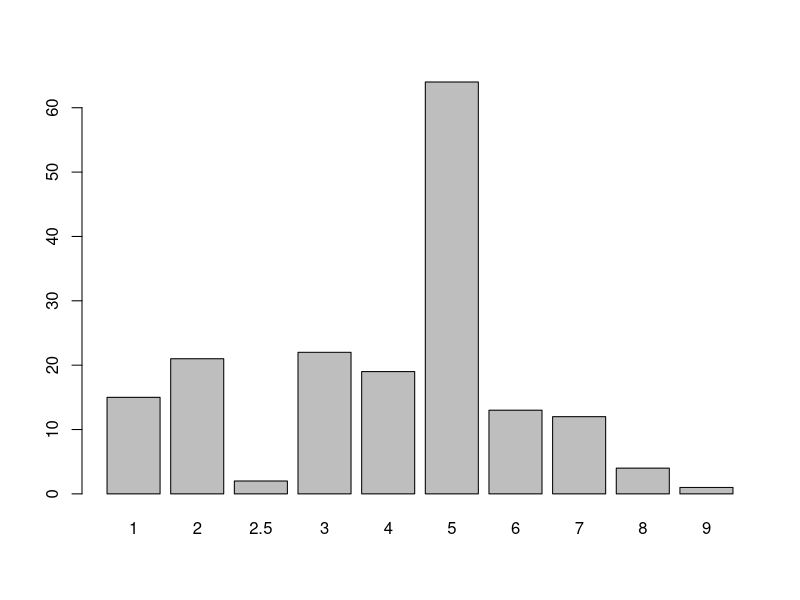
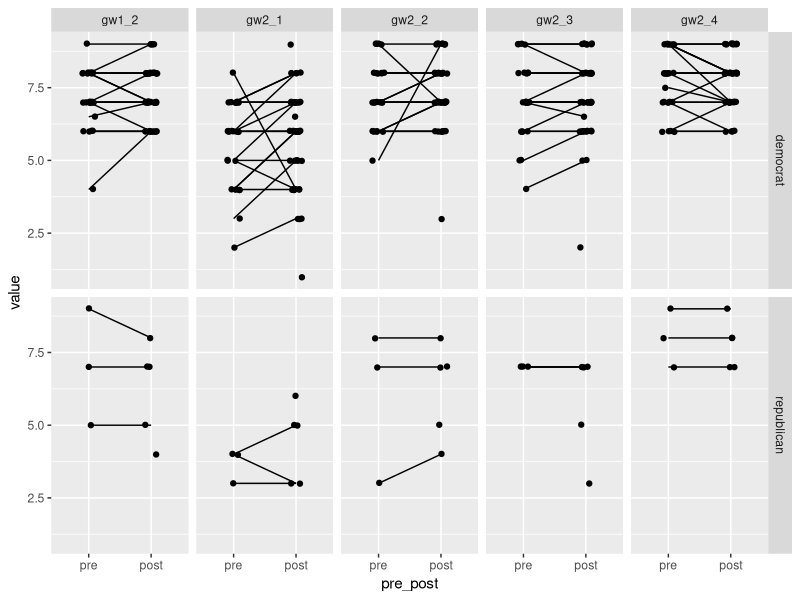

Reproduce these figures in R, in order. (Note: this script raises an error after producing the figures.)
library(plyr)
library(dplyr)
library(ggplot2)
library(tidyr)
library(psych)
library(BayesFactor)
library(lme4)

# Experiment 2 ----
# I would like to check out this no-pretest control group, but not sure which col that is
exp2.1 = read.csv("UCp_mech_core_intervention_notext.csv")
exp2.1$sample = "UC-Berkeley"
exp2.2 = read.csv("UT_mech_core_intervention_notext.csv")
exp2.2$sample = "UT-Brownsville"
exp2.2 = separate(exp2.2, survey_number, c('f11', 'survey_number'), sep = "-")
exp2.2$survey_number = as.numeric(as.character(exp2.2$survey_number))
# We're gonna combine these data frames so let's make sure survey_number is distinct
intersect(exp2.1$survey_number, exp2.2$survey_number) # not distinct
exp2.2$survey_number = exp2.2$survey_number + 1000
intersect(exp2.1$survey_number, exp2.2$survey_number) # distinct

# Looks like only n_s == s has pre/post (altho sometimes pre-only?)
# n_s == n looks like the post-only control
table(exp2.1$n_s, exp2.1$survey_number)
table(exp2.2$n_s, exp2.2$survey_number)

# so for now let's restrict to pre/post like they report (altho pre-only comparison could be interesting)
exp2.1 = exp2.1 %>% select(X:reread, total.score, sample)
exp2.2 = exp2.2 %>% select(X:reread, total.score, sample)
exp2 = bind_rows(exp2.1, exp2.2)
exp2$pre_post = factor(exp2$pre_post, levels = c("pre", "post"))

# Check combined dataset for number of conservatives
table(exp2$conservative)
barplot(table(exp2$conservative))
table(exp2$party) # 8 republicans out of 175

# Flatten dataset for ggplot2's facet_grid
exp2.flat = exp2 %>%
  gather(key = "question", value = "value", starts_with("gw"))
 
# Plot pre/post changes among democrats & republicans for each item
exp2.flat %>% 
  filter(party %in% c("democrat", "republican")) %>% 
  #separate(question, into = c("question", "time"), sep = -4) %>% 
  #filter(question %in% c("gw1_2_", "gw2_1_", "gw2_2_")) %>% 
  ggplot(aes(x = pre_post, y = value)) +
  geom_point(position = position_jitter(width = .1, height = .02)) +
  geom_line(aes(group = survey_number)) +
  facet_grid(party~question)

# Can i reproduce their analyses?
# Make pre/post difference scores and run t-test
makeDiff = function(x) return(x[2] - x[1])
diffs = exp2 %>% 
  group_by(survey_number) %>% 
  summarize_each(funs(makeDiff), starts_with("gw"))
diffs$pre_post = "diff"
# names(diffs)[-1] = paste(names(diffs)[-1], "diff", sep = "_")
# exp2.diff = right_join(diffs, exp2, by = "survey_number") %>% 
#   filter(pre_post == "post", n_s == "s") %>% 
#   mutate(gw_composite_diff = gw1_2_diff + gw2_1_diff + gw2_2_diff + gw2_3_diff + gw2_4_diff)
# exp2 %>% filter(survey_number == 1) %>% select(starts_with("gw"),)
# exp2.diff %>% filter(survey_number == 1) %>% select(starts_with("gw"))

# TODO: double-check the direction of difference.
exp2 = bind_rows(exp2, diffs) %>% 
  arrange(survey_number) %>% 
  select(-X)
exp2 %>% select(survey_number, pre_post, starts_with("gw"))

exp2.diff = exp2 %>% 
  select(survey_number, pre_post, starts_with("gw")) %>% 
  filter(pre_post == "diff")

# two-sample t-tests of difference scores
#  something's not quite right
t.test(exp2.diff$gw1_2)
t.test(exp2.diff$gw2_1)
t.test(exp2.diff$gw2_2)
t.test(exp2.diff$gw2_3)
t.test(exp2.diff$gw2_4)
t.test(exp2.diff$gw_composite_diff)
t.test(exp2.diff$gw_composite_diff[exp2.diff$sample == "UC-Berkeley"]) # does not match
t.test(exp2.diff$gw_composite_diff[exp2.diff$sample == "UT-Brownsville"]) # approx match


# Bayes factor model?
# sum questions to make single outcome
# NOTE: MIGHT NOT WANT TO DO THIS. CHECK ITEM CODES AND MANUSCRIPT.
exp2 = exp2 %>% 
  mutate(gw_composite = gw1_2 + gw2_1 + gw2_2 + gw2_3 + gw2_4)
# Code and discard those who dropped out before post
exp2.bf = exp2 %>% 
  filter(n_s == "s") %>% 
  select(survey_number, gw_composite, pre_post, conservative) %>% 
  filter(complete.cases(.)) %>% 
  mutate(survey_number = as.factor(survey_number))
tab = table(exp2.bf$survey_number)
tab[tab == 1]
tab[tab == 1] %>% names
exp2.bf = exp2.bf %>% 
  filter(!survey_number %in% names(tab[tab==1])) %>% 
  as.data.frame()

# Could plot distribution of change scores given T1 score
# or distribution of change scores given conservative

# run BayesFactor models
exp2.m0 = lmBF(gw_composite ~ survey_number, data = exp2.bf)
exp2.m1 = lmBF(gw_composite ~ pre_post + survey_number, data = exp2.bf)
exp2.m2 = lmBF(gw_composite ~ conservative + survey_number, data = exp2.bf,
               iterations = 5e3)
exp2.m3 = lmBF(gw_composite ~ conservative + pre_post + survey_number, data = exp2.bf,
               iterations = 1e5)
exp2.m4 = lmBF(gw_composite ~ conservative * pre_post + survey_number, data = exp2.bf, 
               iterations = 1e5)

exp2.bayesResult = c(exp2.m0, exp2.m1, exp2.m2, exp2.m3, exp2.m4)
exp2.bayesResult
plot(exp2.bayesResult)

exp2.m4/exp2.m3 # evidence against interaction -- perhaps they are right

# TODO: run BayesFactor models with party code?

# Experiment 3 ----
exp3.1 = read.csv("UCo_mech_core_intervention_notext.csv") 
exp3.2 = read.csv("UCo_mech_full_intervention_notext.csv") 
# Pruning columns
exp3.1 = exp3.1 %>% 
  select(-starts_with("k1time"), -starts_with("k2time"), -starts_with("k3time"),
         -starts_with("codes."), -starts_with("coder."))
exp3.2 = exp3.2 %>% 
  select(-starts_with("k1time"), -starts_with("k2time"), -starts_with("k3time"),
         -starts_with("codes."), -starts_with("coder."),
         -starts_with("Q"))
exp3.1$sample = "core"
exp3.2$sample = "full"

exp3 = bind_rows(exp3.1, exp3.2)

table(exp3$social.cons, useNA='always')
barplot(table(exp3$social.cons, useNA = 'always'))
table(exp3$econ.cons, useNA='always')
barplot(table(exp3$econ.cons, useNA = 'always'))
table(exp3$party, useNA = 'always')
table(exp3$party.pre, useNA = 'always')



# Experiment 4 ----
exp4.1 = read.csv("cco_mech_core_intervention_notext.csv")
exp4.2 = read.csv("cco_mech_delayed_test_notext.csv")

table(exp4.1$party) # you guys only have 8 republicans in the whole sample
barplot(table(exp4.1$conserv), xlab = "conservatism") # sample leans left
table(exp4.1$party, exp4.1$conserv)

# are all the delayed people in the pre-post dataset?
intersect(exp4.1$subj_id, exp4.2$subj_id)
setdiff(exp4.1$subj_id, exp4.2$subj_id)
setdiff(exp4.2$subj_id, exp4.1$subj_id) # yes

exp4 = left_join(exp4.1, exp4.2, by = "subj_id") %>% 
  mutate(party_3lvl = mapvalues(party, 
                                c("democrat", "independent", "none", "other", "republican"),
                                c("democrat", "other", "other", "other", "republican")))

exp4 %>% 
  select(conserv, starts_with("gw")) %>% 
  cor(use = 'pairwise') %>% 
  round(3)

exp4.flat = exp4 %>% 
  select(subj_id, party, party_3lvl, conserv, starts_with("gw")) %>% 
  gather("question", "value", starts_with("gw")) %>% 
  separate(col = question, into = c("item", "time"), sep = -4) %>% 
  mutate(time = factor(time, levels = c("pre", "pst", "fol"))) 

exp4.flat %>% 
  filter(party %in% c("democrat", "republican")) %>% 
  ggplot(aes(x = time, y = value)) +
  geom_point(position = position_jitter(width = .15, height = .15), alpha = .4) +
  geom_line(aes(group = subj_id), alpha = .2, lwd = 2) +
  facet_grid(party ~ item)

exp4.flat %>% 
  ggplot(aes(x = time, y = value)) +
  geom_point(position = position_jitter(width = .15, height = .15), alpha = .4) +
  geom_line(aes(group = subj_id), alpha = .2, lwd = 2) +
  facet_grid(party_3lvl ~ item)

exp4.flat %>% 
  ggplot(aes(x = value, fill = party)) +
  geom_bar() +
  facet_grid(item~time) +
  scale_x_discrete(limits = 1:9)

# This is the good plot
exp4.1 %>% 
  filter(party %in% c("democrat", "republican")) %>% 
  gather(key = "question", value = "value", starts_with("gw")) %>% 
  separate(question, into = c("question", "time"), sep = -4) %>% 
  filter(question %in% c("gw1_2_", "gw2_1_", "gw2_2_")) %>% 
  ggplot(aes(x = time, y = value)) +
  geom_point(position = position_jitter(width = .1, height = .02)) +
  geom_line(aes(group = subj_id)) +
  facet_grid(party~question)

# Why does this look like it has more datapoints? What does this show us?
exp4.1 %>% 
  filter(party %in% c("democrat", "republican")) %>% 
  gather(key = "question", value = "value", starts_with("gw")) %>% 
  separate(question, into = c("question", "time"), sep = -4) %>% 
  ggplot(aes(x = time, y = value, col = party)) +
  geom_point(position = position_jitter(width = .2, height = .5)) +
  geom_line(aes(group = subj_id)) +
  facet_wrap(~question)

# Bayesian models
temp = exp4.flat %>% 
  group_by(subj_id, party, party_3lvl, conserv, time) %>% 
  summarise(value = sum(value)) 

exp4.bf = exp4.flat %>% 
  left_join(exp4.bf)
  group_by() %>% 
  #filter(complete.cases(.)) %>% 
  mutate(subj_id = as.factor(subj_id)) %>% 
  as.data.frame


# Experiment 5 ----
# No political information
exp5 = read.csv("HS_mech+stats_full_intervention.csv")
exp5$time = factor(exp5$time, levels = c("pre", "post", "followup"))

exp5 %>% 
  gather(question, value, GW1:GW4) %>% 
  ggplot(aes(x = time, y = value)) +
  geom_point() +
  geom_line(aes(group = Code)) +
  facet_wrap(~question)
